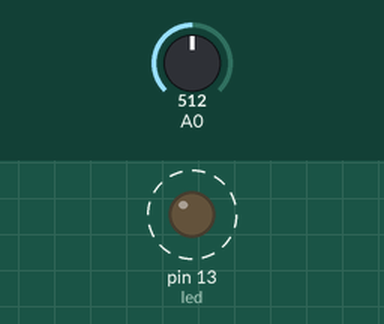
Bench run of a sketch on a simulated Arduino Uno, built with avr-gcc and run on an emulated ATmega328P. Shown: output pins drawn as LEDs (lit = HIGH). Dashed ring = blinking. The test bench sets the inputs (shaded band); at power-on: A0 = 512.

Above: at 1.8 s.
1.9 s: A0 set to 0
At 3.3 s:
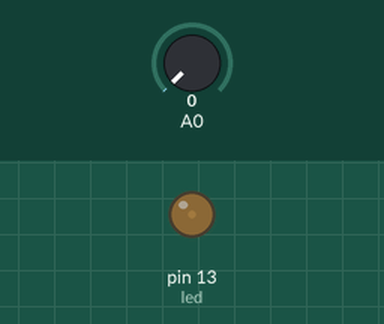
3.6 s: A0 set to 122
At 3.9 s:
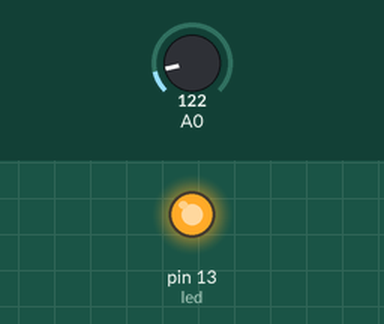
Timing chart, 0 to 13.1 s (numbered marks = the images above; inputs shaded):
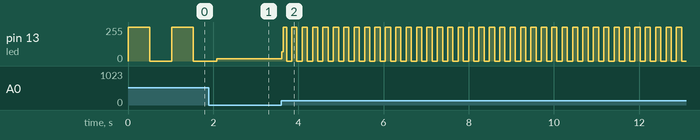

Measured:
- after the input at 3.6 s, pin 13 (led): 16/255 → 68/255 at once, then moves between 0/255 and 255/255, repeating every 0.24 s
- by itself, pin 13 (led): alternates 255/255 for 0.51 s and 0/255 for 0.51 s

The sketch:

BlinkLED_potentiometer.ino
```cpp
/*
  Blink LED i.f.o. resistance change with potmeter
 */


int led = 13, sensorValue;  //declaration of the LEDpin and a variable to
                            //store the analog potmeter values

void setup() {
  // initialize the digital pin as an output for the LED.
  pinMode(led, OUTPUT);
}

// the loop routine runs over and over again forever:
void loop() {
  sensorValue = analogRead(A0);  //read from potmeter

  digitalWrite(led, HIGH);   // turn the LED on (HIGH is the voltage level)
  delay(sensorValue);               // wait for some time dependent on resistance value

  digitalWrite(led, LOW);    // turn the LED off by making the voltage LOW
  delay(sensorValue);               // wait for some time dependent on resistance value
}
```
